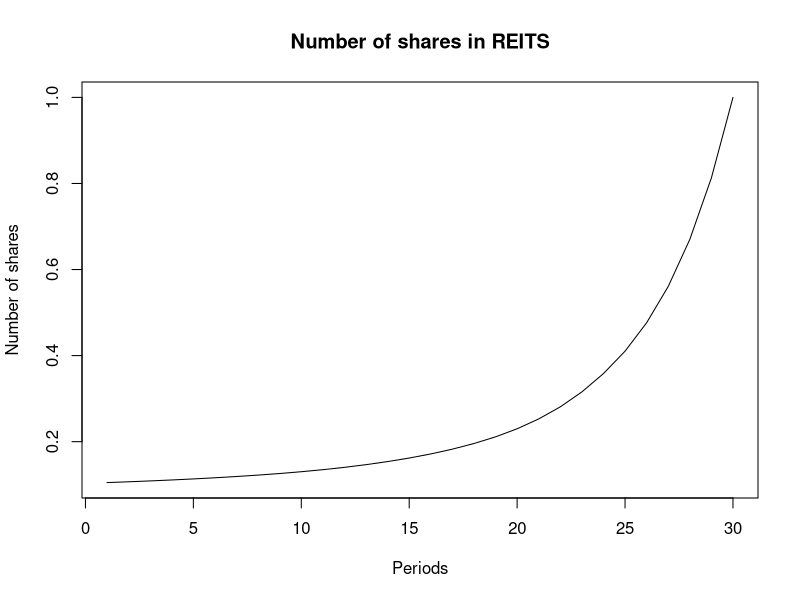
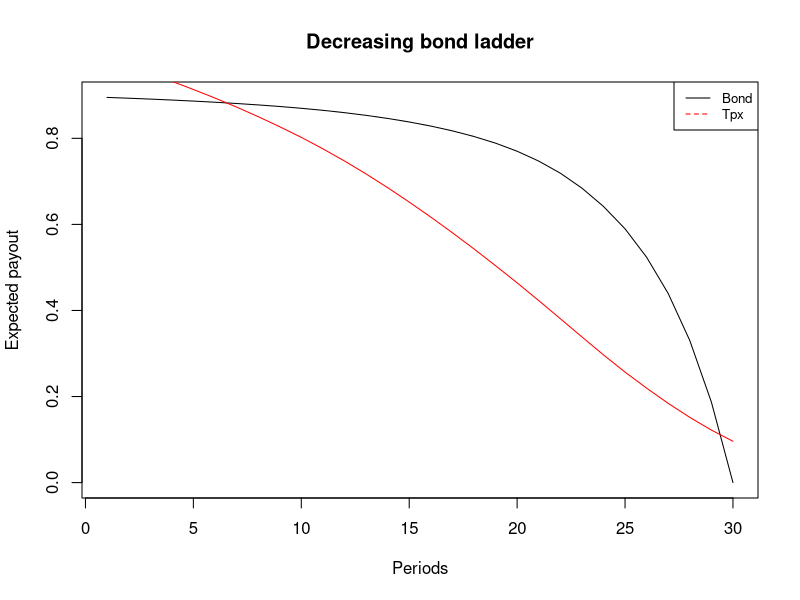
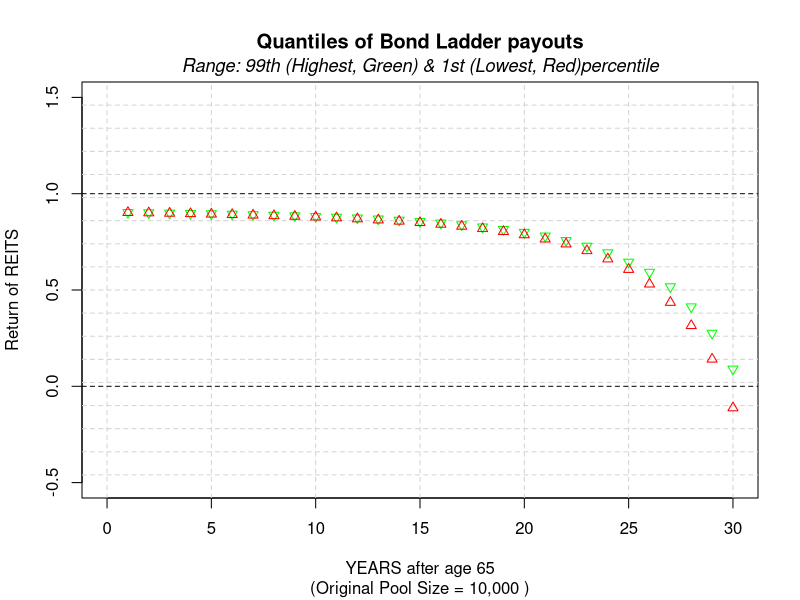
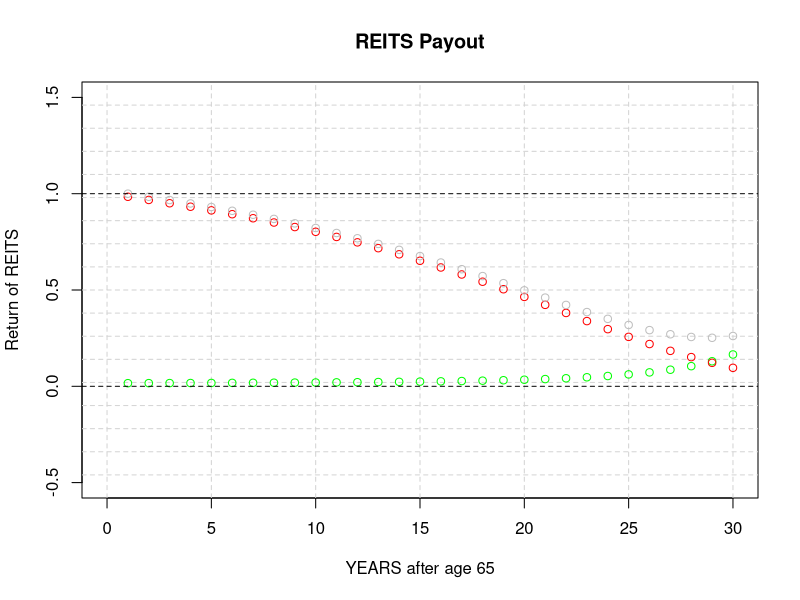

Here is the R script that generated these plots, in order:
set.seed(1234)

lifetable_2021 <- read.csv("data/LifeTablesbyYear/2021.csv")

longevity_return <- function(periods, lifetable){
  #initialize the return vector
  return <- rep(0, periods)
  
  for (j in 1:periods){
    return[j] <- lifetable[lifetable$Age == 65+j, "qx"]
  }
  
  return(return)
}

periods <- 30

anual_rent_REITS_share <- 20
price_REITS_share <- 200
real_return_REITS <- 0.03
cost_1dollar_perpetuity <- 1/real_return_REITS
one_plus_r <- longevity_return(periods, lifetable_2021) + 1
anual_expected_longevity_return <- prod(one_plus_r)^(1/30)-1
n0 <- (1/(1+anual_expected_longevity_return))^(30)
a0 <- cost_1dollar_perpetuity*n0
b0 <- 1 - n0

number_shares_RA <- function(periods, n0, one_plus_r){
  #initialize the return vector
  return <- rep(0, periods)
  return[1] <- n0*one_plus_r[1]
  for (j in 2:periods){
    #each entry is the previous entry times a0
    return[j] <- return[j-1]*one_plus_r[j]
  }
  return(return)
}

Tpx <- c()
for (i in 1:30){
  value <- lifetable_2021[lifetable_2021$Age == 64+i, "Tpx"]
  Tpx <- c(Tpx, value)
  
}

number_shares <- number_shares_RA(periods, n0, one_plus_r)
#plot number_shares
#y axis limits 
plot(number_shares, type = "l", xlab = "Periods", ylab = "Number of shares", main = "Number of shares in REITS")
#plot 1 - number_shares
plot(1-number_shares, type = "l", xlab = "Periods", ylab = "Expected payout", main = "Decreasing bond ladder")
# in the same figure plot tpx
lines(Tpx, col = "red")
# add legend
legend("topright", legend = c("Bond", "Tpx"), col = c("black", "red"), lty = 1:2, cex = 0.8)

##### Present Value #####

tips_rates <- read.csv("data/tipsRatesInterpolated.csv")
tips_rates <- tips_rates[,2]
tips_rates <- rep(2, periods) #in percentage

discount_rates <- rep(0, periods)

for (j in 1:periods){
  if (j == 1){
    discount_rates[j] <- 1+(tips_rates[j]/100)
  }
  else{
    discount_rates[j] <- (1+(tips_rates[j]/100))*discount_rates[j-1]
  }
}

#get present value using discount rates
present_value_decreasing <- sum((1-number_shares)*(1/discount_rates))
present_value_fixed <- sum(b0*(1/discount_rates))
present_value_tpx <- sum(Tpx*(1/discount_rates))

# monte carlo simulation with decreasing bond ladder
set.seed(1234)

longevity_return_simulated <- function(periods, lifetable, number_individuals){
  #initialize the return vector
  return <- rep(0, periods)
  for (j in 1:periods){
    #return the fraction of deaths in the population
    deaths <- rbinom(1, number_individuals, lifetable[lifetable$Age == 64+j, "qx"])
    r <- deaths/number_individuals
    number_individuals <- number_individuals - deaths
    return[j] <- r/(1-r)
  }
  return(return)
}

simulate_returns <- function(periods, mean, sd){
  return(rlnorm(periods, mean, sd))
}

longevity_return <- function(periods, lifetable){
  #initialize the return vector
  return <- rep(0, periods)
  
  for (j in 1:periods){
    r <- lifetable[lifetable$Age == 64+j, "qx"]
    return[j] <- r/(1-r)
  }
  
  return(return)
}


N <- 1000 #number of simulations
number_individuals <- 10000
periods <- 30

anual_rent_REITS_share <- 20
price_REITS_share <- 200
real_return_REITS <- 0.03
cost_1dollar_perpetuity <- 1/real_return_REITS
one_plus_r_init <- longevity_return(periods, lifetable_2021) + 1
anual_expected_longevity_return <- prod(one_plus_r_init)^(1/30)-1
n0 <- (1/(1+anual_expected_longevity_return))^(periods)
a0 <- cost_1dollar_perpetuity*n0
b0 <- 1 - n0

number_shares_RA <- function(periods, n0, one_plus_r){
  #initialize the return vector
  return <- rep(0, periods)
  return[1] <- n0*one_plus_r[1]
  for (j in 2:periods){
    #each entry is the previous entry times 1+r
    return[j] <- return[j-1]*one_plus_r[j]
  }
  return(return)
}

REITS_payout <- function(periods, number_shares, std){
  #initialize the return vector
  return <- rep(0, periods)
  simulation <- simulate_returns(periods, 0, std)
  #print(simulation[1])
  for (j in 1:periods){
    return[j] <- number_shares[j]*simulation[j]
  }
  return(return)
}

REITS_returns_std <- 0
for (i in 1:N){
  one_plus_r <- longevity_return_simulated(periods, lifetable_2021, number_individuals) + 1
  #one_plus_r <- one_plus_r_init
  number_shares <- number_shares_RA(periods, n0, one_plus_r)
  if (i == 1){
    number_shares_matrix <- REITS_payout(periods, number_shares, REITS_returns_std)
  } else {
    number_shares_matrix <- cbind(number_shares_matrix, REITS_payout(periods, number_shares, REITS_returns_std))
  }
}

plot(c(0,30),c(-0.5,1.5),type="n",
     xlab="YEARS after age 65",
     ylab="Return of REITS")
title(main="Quantiles of Bond Ladder payouts",
      sub="(Original Pool Size = 10,000 )")
mtext(side=3, line=0.3,
      "Range: 99th (Highest, Green) & 1st (Lowest, Red)percentile"
      ,cex=1.1,font=3)
grid(ny=18,lty=20)
for (i in 1:30){
  
  pct99<-as.numeric(quantile(1-number_shares_matrix[i,],1))
  pct01<-as.numeric(quantile(1-number_shares_matrix[i,],0))
  points(i,pct99,col="green",pch=6)
  points(i,pct01,col="red",pch=2)
  
  
}
abline(h=1,lty=2)
abline(h=0,lty=2)

# que el reits sea la diferencia con el Tpx
one_plus_r <- longevity_return(periods, lifetable_2021) + 1

Tpx <- c()
for (i in 1:30){
  value <- lifetable_2021[lifetable_2021$Age == 64+i, "Tpx"]
  Tpx <- c(Tpx, value)
}
number_shares_Tpx <- function(Tpx, one_plus_r, periods){
  return <- rep(0, periods)
  return[1] <- (1-Tpx[1])*one_plus_r[1]
  for (j in 2:periods){
    #each entry is the previous entry times a0
    return[j] <- return[j-1]*one_plus_r[j]
  }
  return(return)
}

number_shares <- number_shares_Tpx(Tpx, one_plus_r, periods)

plot(c(0,30),c(-0.5,1.5),type="n",
     xlab="YEARS after age 65",
     ylab="Return of REITS")
title(main="REITS Payout")
grid(ny=18,lty=20)
for (i in 1:periods){
  points(i,number_shares[i],col="green",pch=1)
  points(i,Tpx[i],col="red",pch=1)
  points(i,Tpx[i] + number_shares[i],col="gray",pch=1)
}
abline(h=1,lty=2)
abline(h=0,lty=2)
# tpx igual a los pagos (no estoy en una tontina), con los mortality credits tengo un pago seguro de 1
